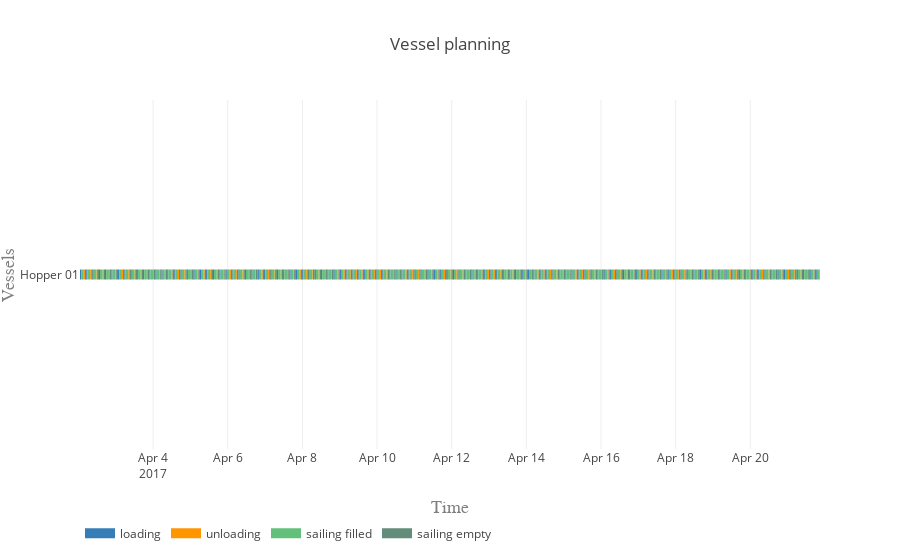

Notebook source saved alongside this figure:
### Code cell
plot.vessel_planning(vessels, activities, colors)

### Figure 1 — Plotly figure (JSON) as saved in the notebook; plotly's stock layout.template omitted (floating-point values rounded to 4 significant figures; data arrays with more than 128 entries replaced by an {"elided": "..."} marker saying what was removed)
{"data": [{"connectgaps": false, "hoverinfo": "y+name", "line": {"color": "rgb(55,126,184)", "width": 10}, "mode": "lines", "name": "loading", "type": "scatter", "uid": "467db73e-ec6d-47da-9872-46c2bdbae72c", "x": {"elided": "585 str values"}, "y": {"elided": "585 str values"}}, {"connectgaps": false, "hoverinfo": "y+name", "line": {"color": "rgb(255,150,0)", "width": 10}, "mode": "lines", "name": "unloading", "type": "scatter", "uid": "62b89c20-f222-4aac-9dfd-7a829d06b81d", "x": {"elided": "585 str values"}, "y": {"elided": "585 str values"}}, {"connectgaps": false, "hoverinfo": "y+name", "line": {"color": "rgb(98, 192, 122)", "width": 10}, "mode": "lines", "name": "sailing filled", "type": "scatter", "uid": "862e4fc2-6c6b-44cb-a0d3-07bc56a8bf1a", "x": {"elided": "585 str values"}, "y": {"elided": "585 str values"}}, {"connectgaps": false, "hoverinfo": "y+name", "line": {"color": "rgb(98, 141, 122)", "width": 10}, "mode": "lines", "name": "sailing empty", "type": "scatter", "uid": "5fef51df-a330-479f-a5a9-30324ce1da35", "x": {"elided": "580 str values"}, "y": {"elided": "580 str values"}}], "layout": {"hovermode": "closest", "legend": {"orientation": "h", "x": 0, "y": -0.2}, "title": {"text": "Vessel planning"}, "xaxis": {"range": ["2017-04-02 01:00:00", "2017-04-21 20:47:27.261273"], "title": {"font": {"color": "#7f7f7f", "family": "Courier New, monospace", "size": 18}, "text": "Time"}}, "yaxis": {"title": {"font": {"color": "#7f7f7f", "family": "Courier New, monospace", "size": 18}, "text": "Vessels"}}}}
